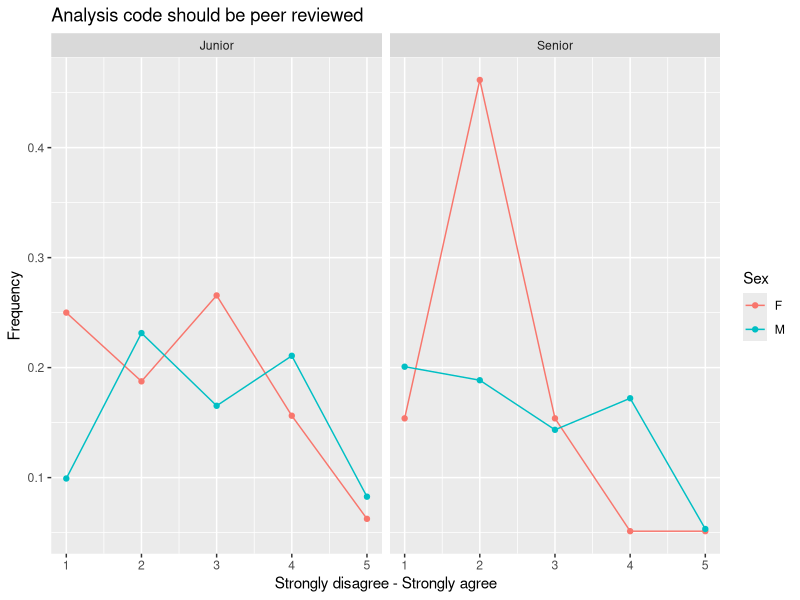
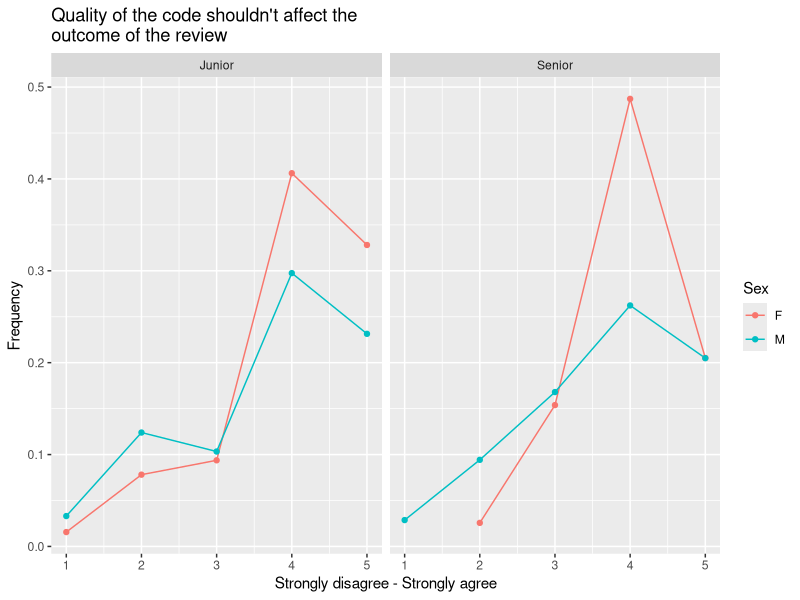
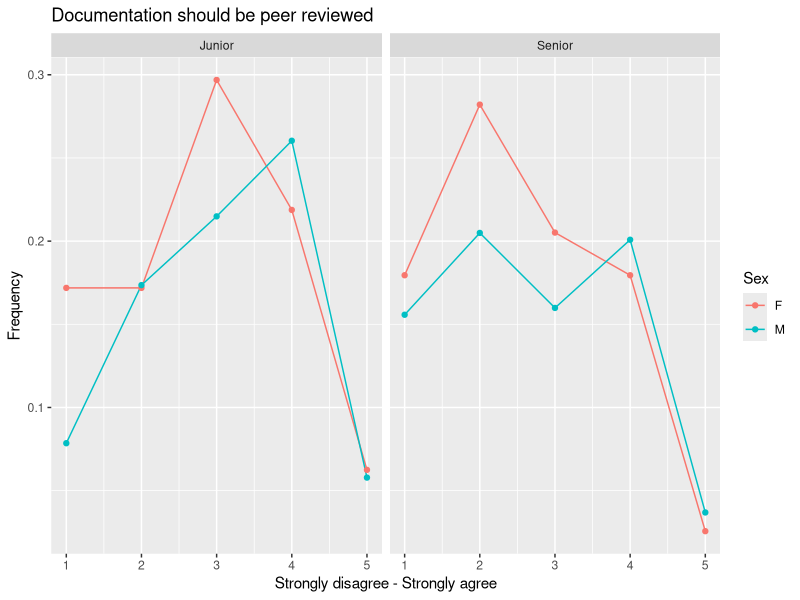
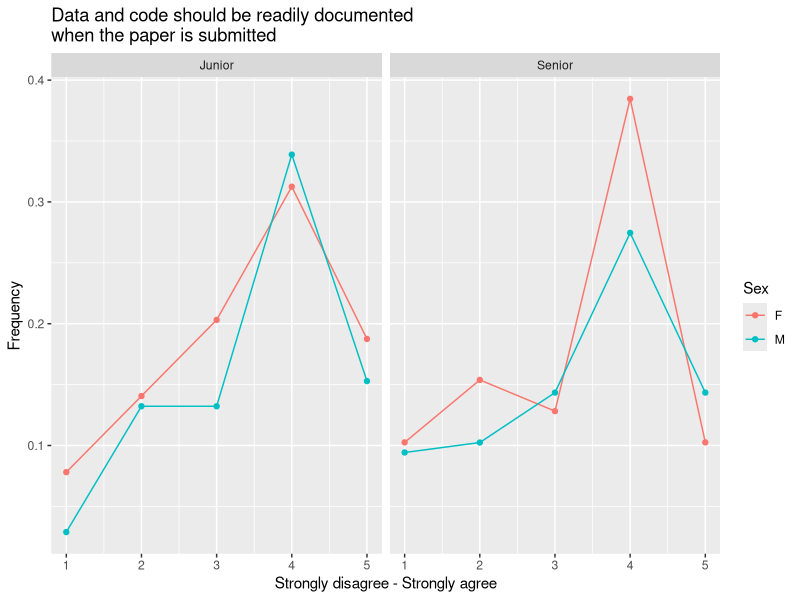
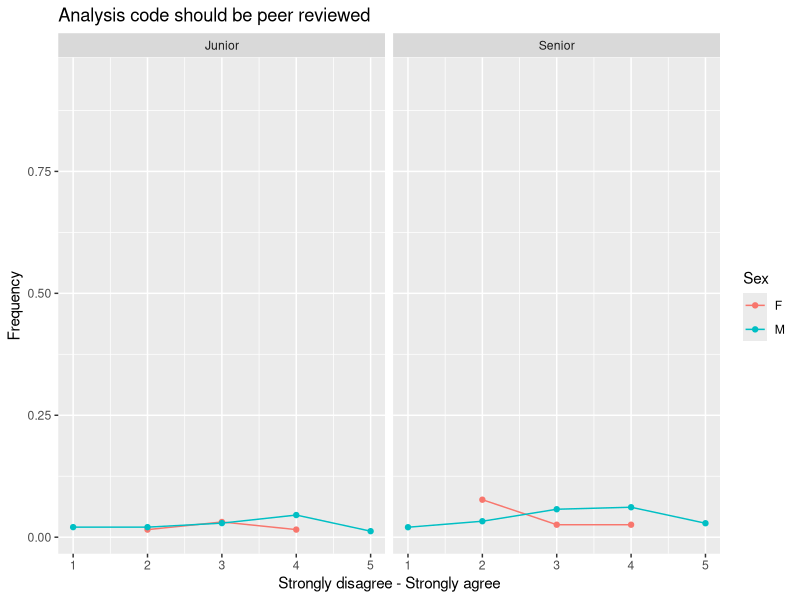
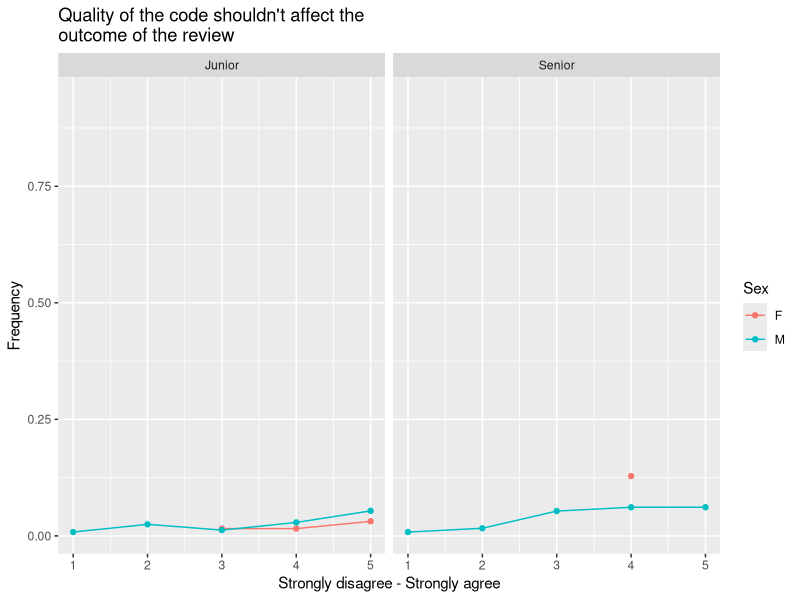
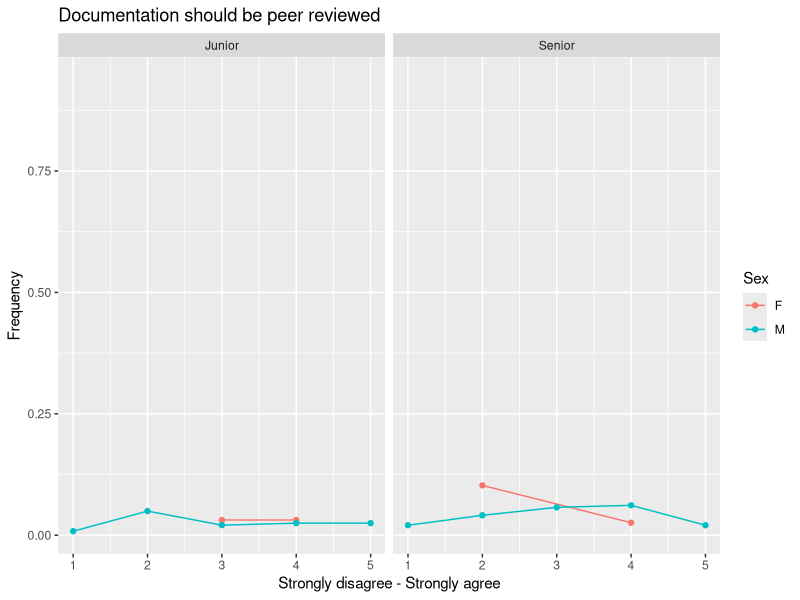
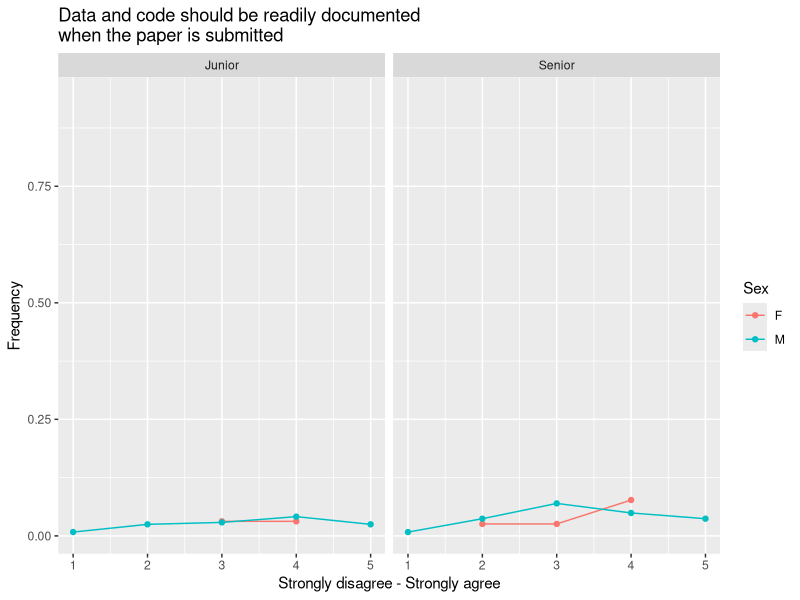

The R script that drew these images, in order:
library(tidyverse)
library(dplyr)
library(ggplot2)

coded_data <- read_csv("Data/Base/Usable_QC_FA_coded.csv")

# PRE1 by seniority and gender
PRE1 <- coded_data %>% #<- change
  filter(!is.na(Sex)) %>%
  group_by(Sex, D3, `p6q2E [1]`) %>% #<- change  
  summarize(count = n()) %>%
  mutate(freq = count / sum(count))

ggplot(PRE1, aes(x = `p6q2E [1]`, y = freq, color = Sex)) + # <- change
  geom_line() +
  geom_point() +
  facet_wrap(~ D3) +
  ggtitle("Analysis code should be peer reviewed") +
  labs(x = "Strongly disagree - Strongly agree", y = "Frequency")

# PRE2 by seniority and gender
PRE2 <- coded_data %>% #<- change
  filter(!is.na(Sex)) %>%
  group_by(Sex, D3, `p6q2E [2]`) %>% #<- change  
  summarize(count = n()) %>%
  mutate(freq = count / sum(count))

ggplot(PRE2, aes(x = `p6q2E [2]`, y = freq, color = Sex)) + # <- change
  geom_line() +
  geom_point() +
  facet_wrap(~ D3) +
  ggtitle("Quality of the code shouldn't affect the \noutcome of the review") +
  labs(x = "Strongly disagree - Strongly agree", y = "Frequency")

# PRE3 by seniority and gender
PRE3 <- coded_data %>% #<- change
  filter(!is.na(Sex)) %>%
  group_by(Sex, D3, `p6q2E [3]`) %>% #<- change  
  summarize(count = n()) %>%
  mutate(freq = count / sum(count))

ggplot(PRE3, aes(x = `p6q2E [3]`, y = freq, color = Sex)) + # <- change
  geom_line() +
  geom_point() +
  facet_wrap(~ D3) +
  ggtitle("Documentation should be peer reviewed") +
  labs(x = "Strongly disagree - Strongly agree", y = "Frequency")

# PRE4 by seniority and gender
PRE4 <- coded_data %>% #<- change
  filter(!is.na(Sex)) %>%
  group_by(Sex, D3, `p6q2E [4]`) %>% #<- change  
  summarize(count = n()) %>%
  mutate(freq = count / sum(count))

ggplot(PRE4, aes(x = `p6q2E [4]`, y = freq, color = Sex)) + # <- change
  geom_line() +
  geom_point() +
  facet_wrap(~ D3) +
  ggtitle("Data and code should be readily documented \nwhen the paper is submitted") +
  labs(x = "Strongly disagree - Strongly agree", y = "Frequency")

########################################################
# Not included in the report!!!!!!!!!!!!!Need fixing!!!!!!!!!!!!!!#
# PRT1 by seniority and gender
PRT1 <- coded_data %>% #<- change
  filter(!is.na(Sex)) %>%
  group_by(Sex, D3, `p6q2T [1]`) %>% #<- change  
  summarize(count = n()) %>%
  mutate(freq = count / sum(count))

ggplot(PRT1, aes(x = `p6q2T [1]`, y = freq, color = Sex)) + # <- change
  geom_line() +
  geom_point() +
  facet_wrap(~ D3) +
  ggtitle("Analysis code should be peer reviewed") +
  labs(x = "Strongly disagree - Strongly agree", y = "Frequency")

# PRT2 by seniority and gender
PRT2 <- coded_data %>% #<- change
  filter(!is.na(Sex)) %>%
  group_by(Sex, D3, `p6q2T [2]`) %>% #<- change  
  summarize(count = n()) %>%
  mutate(freq = count / sum(count))

ggplot(PRT2, aes(x = `p6q2T [2]`, y = freq, color = Sex)) + # <- change
  geom_line() +
  geom_point() +
  facet_wrap(~ D3) +
  ggtitle("Quality of the code shouldn't affect the \noutcome of the review") +
  labs(x = "Strongly disagree - Strongly agree", y = "Frequency")

# PRT3 by seniority and gender
PRT3 <- coded_data %>% #<- change
  filter(!is.na(Sex)) %>%
  group_by(Sex, D3, `p6q2T [3]`) %>% #<- change  
  summarize(count = n()) %>%
  mutate(freq = count / sum(count))

ggplot(PRT3, aes(x = `p6q2T [3]`, y = freq, color = Sex)) + # <- change
  geom_line() +
  geom_point() +
  facet_wrap(~ D3) +
  ggtitle("Documentation should be peer reviewed") +
  labs(x = "Strongly disagree - Strongly agree", y = "Frequency")

# PRT4 by seniority and gender
PRT4 <- coded_data %>% #<- change
  filter(!is.na(Sex)) %>%
  group_by(Sex, D3, `p6q2T [4]`) %>% #<- change  
  summarize(count = n()) %>%
  mutate(freq = count / sum(count))

ggplot(PRT4, aes(x = `p6q2T [4]`, y = freq, color = Sex)) + # <- change
  geom_line() +
  geom_point() +
  facet_wrap(~ D3) +
  ggtitle("Data and code should be readily documented \nwhen the paper is submitted") +
  labs(x = "Strongly disagree - Strongly agree", y = "Frequency")

#########################################
#
#
#
#########################################

# PRTE1 by seniority and gender
PRTE1 <- coded_data %>% #<- change
  filter(!is.na(Sex)) %>%
  group_by(Sex, D3, `p7q1E [1]`) %>% #<- change  
  summarize(count = n()) %>%
  mutate(freq = count / sum(count))

ggplot(PRTE1, aes(x = `p7q1E [1]`, y = freq, color = Sex)) + # <- change
  geom_line() +
  geom_point() +
  facet_wrap(~ D3) +
  ggtitle("Data") +
  labs(x = "Very unhelpful - Very helpful", y = "Frequency")

# PRTE2 by seniority and gender
PRTE2 <- coded_data %>% #<- change
  filter(!is.na(Sex)) %>%
  group_by(Sex, D3, `p7q1E [2]`) %>% #<- change  
  summarize(count = n()) %>%
  mutate(freq = count / sum(count))

ggplot(PRTE2, aes(x = `p7q1E [2]`, y = freq, color = Sex)) + # <- change
  geom_line() +
  geom_point() +
  facet_wrap(~ D3) +
  ggtitle("Code") +
  labs(x = "Very unhelpful - Very helpful", y = "Frequency")

# PRTE3 by seniority and gender
PRTE3 <- coded_data %>% #<- change
  filter(!is.na(Sex)) %>%
  group_by(Sex, D3, `p7q1E [3]`) %>% #<- change  
  summarize(count = n()) %>%
  mutate(freq = count / sum(count))

ggplot(PRTE3, aes(x = `p7q1E [3]`, y = freq, color = Sex)) + # <- change
  geom_line() +
  geom_point() +
  facet_wrap(~ D3) +
  ggtitle("Related Twiki pages") +
  labs(x = "Very unhelpful - Very helpful", y = "Frequency")

# PRTE4 by seniority and gender
PRTE4 <- coded_data %>% #<- change
  filter(!is.na(Sex)) %>%
  group_by(Sex, D3, `p7q1E [4]`) %>% #<- change  
  summarize(count = n()) %>%
  mutate(freq = count / sum(count))

ggplot(PRTE4, aes(x = `p7q1E [4]`, y = freq, color = Sex)) + # <- change
  geom_line() +
  geom_point() +
  facet_wrap(~ D3) +
  ggtitle("Presentation slides") +
  labs(x = "Very unhelpful - Very helpful", y = "Frequency")

# PRTE5 by seniority and gender
PRTE5 <- coded_data %>% #<- change
  filter(!is.na(Sex)) %>%
  group_by(Sex, D3, `p7q1E [5]`) %>% #<- change  
  summarize(count = n()) %>%
  mutate(freq = count / sum(count))

ggplot(PRTE5, aes(x = `p7q1E [5]`, y = freq, color = Sex)) + # <- change
  geom_line() +
  geom_point() +
  facet_wrap(~ D3) +
  ggtitle("Scripted workflow") +
  labs(x = "Very unhelpful - Very helpful", y = "Frequency")

#########################################
#
#
#
#########################################

# PRTT1 by seniority and gender
PRTT1 <- coded_data %>% #<- change
  filter(!is.na(Sex), D4 == "TH") %>%
  group_by(Sex, D3, `p7q1T [1]`) %>% #<- change  
  summarize(count = n()) %>%
  mutate(freq = count / sum(count))

ggplot(PRTT1, aes(x = `p7q1T [1]`, y = freq, color = Sex)) + # <- change
  geom_line() +
  geom_point() +
  facet_wrap(~ D3) +
  ggtitle("Data") +
  labs(x = "Very unhelpful - Very helpful", y = "Frequency")

# PRTT2 by seniority and gender
PRTT2 <- coded_data %>% #<- change
  filter(!is.na(Sex), D4 == "TH") %>%
  group_by(Sex, D3, `p7q1T [2]`) %>% #<- change  
  summarize(count = n()) %>%
  mutate(freq = count / sum(count))

ggplot(PRTT2, aes(x = `p7q1T [2]`, y = freq, color = Sex)) + # <- change
  geom_line() +
  geom_point() +
  facet_wrap(~ D3) +
  ggtitle("Code") +
  labs(x = "Very unhelpful - Very helpful", y = "Frequency")

# PRTT3 by seniority and gender
PRTT3 <- coded_data %>% #<- change
  filter(!is.na(Sex), D4 == "TH") %>%
  group_by(Sex, D3, `p7q1T [3]`) %>% #<- change  
  summarize(count = n()) %>%
  mutate(freq = count / sum(count))

ggplot(PRTT3, aes(x = `p7q1T [3]`, y = freq, color = Sex)) + # <- change
  geom_line() +
  geom_point() +
  facet_wrap(~ D3) +
  ggtitle("Documented methods") +
  labs(x = "Very unhelpful - Very helpful", y = "Frequency")
